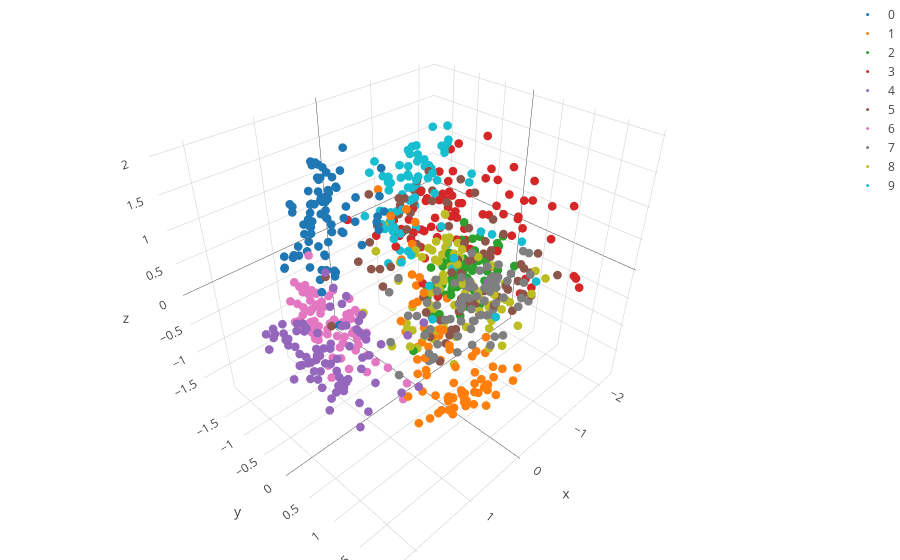

Source (notebook cell):
### Markdown cell above
### <font color=DARKBLUE>可旋轉的模組畫出三維的情形</font>

<font color=OliveDrab size=5%>◎◎◎ ↓ </font>   使用另一個可旋轉的模組畫出三維分佈圖，以觀察各種角度下的類別分佈情形

### Code cell
#Plot scatter 3d
traces = []
for name in set(Draw_Y):
    trace = Scatter3d(
        x=DataX_Reduced[Draw_Y==name,0],
        y=DataX_Reduced[Draw_Y==name,1],
        z=DataX_Reduced[Draw_Y==name,2],
        mode='markers',
        name=name,
        marker={ 'size': "3"},)
    traces.append(trace)
data = Data(traces)
layout = Layout(xaxis=XAxis(title='PC1', showline=False),
                yaxis=YAxis(title='PC2', showline=False),
                margin=dict(
                    l=0,
                    r=0,
                    b=0,
                    t=0))
fig = Figure(data=data, layout=layout)
py.iplot(fig,filename='TrainData-3d-scatter')
